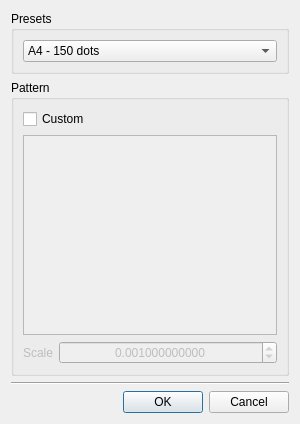
<?xml version="1.0" encoding="UTF-8"?>
<ui version="4.0">
 <class>UCHIYAMARKERSFinder</class>
 <widget class="QDialog" name="UCHIYAMARKERSFinder">
  <property name="geometry">
   <rect>
    <x>0</x>
    <y>0</y>
    <width>300</width>
    <height>424</height>
   </rect>
  </property>
  <property name="sizePolicy">
   <sizepolicy hsizetype="Minimum" vsizetype="Minimum">
    <horstretch>0</horstretch>
    <verstretch>0</verstretch>
   </sizepolicy>
  </property>
  <property name="windowTitle">
   <string>Random Dot Markers</string>
  </property>
  <layout class="QVBoxLayout" name="verticalLayout">
   <item>
    <widget class="QGroupBox" name="groupBox_2">
     <property name="title">
      <string>Presets</string>
     </property>
     <layout class="QVBoxLayout" name="verticalLayout_2">
      <item>
       <widget class="QComboBox" name="preset">
        <item>
         <property name="text">
          <string>A4 - 150 dots</string>
         </property>
        </item>
        <item>
         <property name="text">
          <string>A4 - 200 dots</string>
         </property>
        </item>
        <item>
         <property name="text">
          <string>A3 - 800 dots</string>
         </property>
        </item>
        <item>
         <property name="text">
          <string>A2 - 800 dots</string>
         </property>
        </item>
        <item>
         <property name="text">
          <string>A2 - 1600 dots</string>
         </property>
        </item>
       </widget>
      </item>
     </layout>
    </widget>
   </item>
   <item>
    <widget class="QGroupBox" name="groupBox">
     <property name="enabled">
      <bool>true</bool>
     </property>
     <property name="title">
      <string>Pattern</string>
     </property>
     <layout class="QFormLayout" name="formLayout">
      <item row="2" column="0">
       <widget class="QLabel" name="label_3">
        <property name="enabled">
         <bool>false</bool>
        </property>
        <property name="text">
         <string>Scale</string>
        </property>
       </widget>
      </item>
      <item row="2" column="1">
       <widget class="QDoubleSpinBox" name="scale">
        <property name="enabled">
         <bool>false</bool>
        </property>
        <property name="alignment">
         <set>Qt::AlignCenter</set>
        </property>
        <property name="decimals">
         <number>12</number>
        </property>
        <property name="maximum">
         <double>99999999.989999994635582</double>
        </property>
        <property name="value">
         <double>0.001000000000000</double>
        </property>
       </widget>
      </item>
      <item row="1" column="0" colspan="2">
       <widget class="QPlainTextEdit" name="points">
        <property name="enabled">
         <bool>false</bool>
        </property>
        <property name="horizontalScrollBarPolicy">
         <enum>Qt::ScrollBarAlwaysOff</enum>
        </property>
        <property name="plainText">
         <string notr="true"/>
        </property>
       </widget>
      </item>
      <item row="0" column="0" colspan="2">
       <widget class="QCheckBox" name="custom_pattern">
        <property name="text">
         <string>Custom</string>
        </property>
       </widget>
      </item>
     </layout>
    </widget>
   </item>
   <item>
    <widget class="Line" name="line">
     <property name="orientation">
      <enum>Qt::Horizontal</enum>
     </property>
    </widget>
   </item>
   <item>
    <widget class="QDialogButtonBox" name="buttonBox">
     <property name="orientation">
      <enum>Qt::Horizontal</enum>
     </property>
     <property name="standardButtons">
      <set>QDialogButtonBox::Cancel|QDialogButtonBox::Ok</set>
     </property>
    </widget>
   </item>
  </layout>
 </widget>
 <tabstops>
  <tabstop>preset</tabstop>
  <tabstop>custom_pattern</tabstop>
  <tabstop>buttonBox</tabstop>
 </tabstops>
 <resources/>
 <connections>
  <connection>
   <sender>buttonBox</sender>
   <signal>accepted()</signal>
   <receiver>UCHIYAMARKERSFinder</receiver>
   <slot>accept()</slot>
   <hints>
    <hint type="sourcelabel">
     <x>257</x>
     <y>408</y>
    </hint>
    <hint type="destinationlabel">
     <x>157</x>
     <y>274</y>
    </hint>
   </hints>
  </connection>
  <connection>
   <sender>buttonBox</sender>
   <signal>rejected()</signal>
   <receiver>UCHIYAMARKERSFinder</receiver>
   <slot>reject()</slot>
   <hints>
    <hint type="sourcelabel">
     <x>290</x>
     <y>408</y>
    </hint>
    <hint type="destinationlabel">
     <x>286</x>
     <y>274</y>
    </hint>
   </hints>
  </connection>
  <connection>
   <sender>custom_pattern</sender>
   <signal>toggled(bool)</signal>
   <receiver>preset</receiver>
   <slot>setDisabled(bool)</slot>
   <hints>
    <hint type="sourcelabel">
     <x>153</x>
     <y>113</y>
    </hint>
    <hint type="destinationlabel">
     <x>153</x>
     <y>47</y>
    </hint>
   </hints>
  </connection>
  <connection>
   <sender>custom_pattern</sender>
   <signal>toggled(bool)</signal>
   <receiver>points</receiver>
   <slot>setEnabled(bool)</slot>
   <hints>
    <hint type="sourcelabel">
     <x>153</x>
     <y>113</y>
    </hint>
    <hint type="destinationlabel">
     <x>153</x>
     <y>226</y>
    </hint>
   </hints>
  </connection>
  <connection>
   <sender>custom_pattern</sender>
   <signal>toggled(bool)</signal>
   <receiver>scale</receiver>
   <slot>setEnabled(bool)</slot>
   <hints>
    <hint type="sourcelabel">
     <x>153</x>
     <y>113</y>
    </hint>
    <hint type="destinationlabel">
     <x>174</x>
     <y>342</y>
    </hint>
   </hints>
  </connection>
  <connection>
   <sender>custom_pattern</sender>
   <signal>toggled(bool)</signal>
   <receiver>label_3</receiver>
   <slot>setEnabled(bool)</slot>
   <hints>
    <hint type="sourcelabel">
     <x>153</x>
     <y>113</y>
    </hint>
    <hint type="destinationlabel">
     <x>43</x>
     <y>342</y>
    </hint>
   </hints>
  </connection>
 </connections>
</ui>
